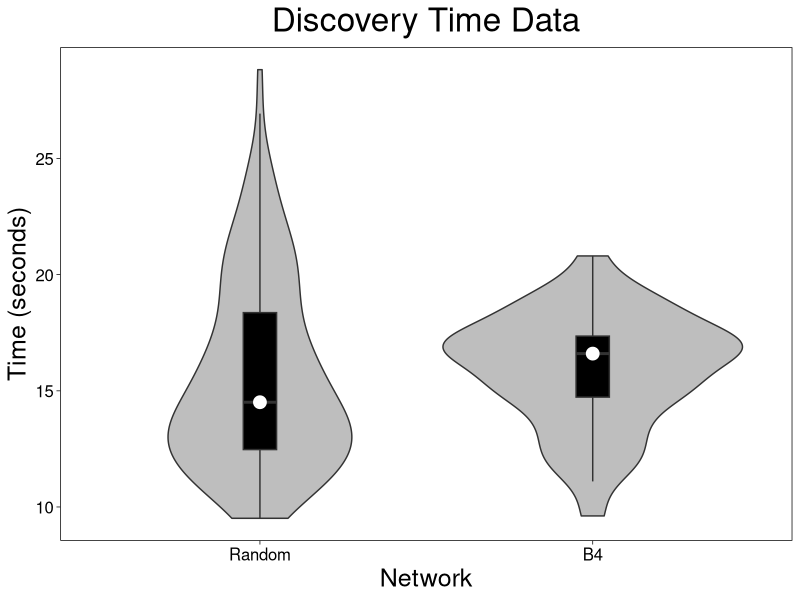
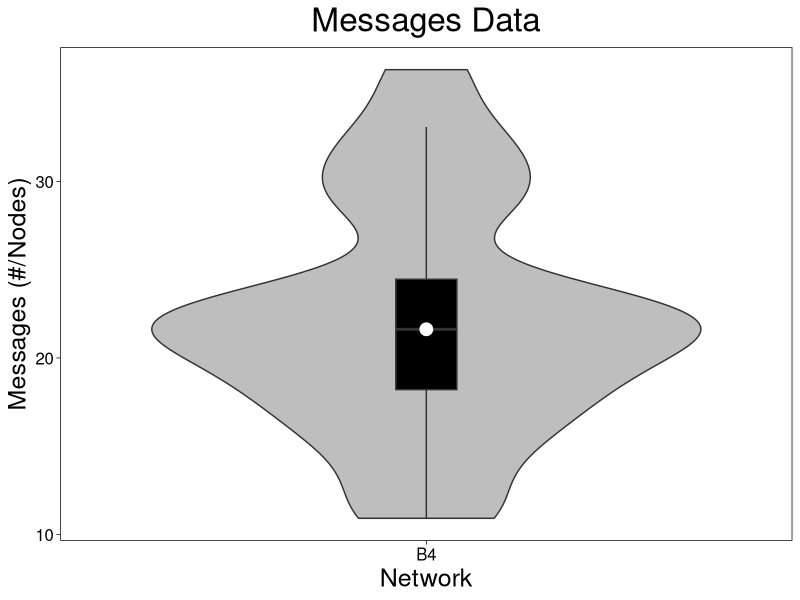

Generate these figures, in order, with R:
## ---- chunk 1
library(knitr)     # This package is necessary for this type of document (.Rmd).
library(tidyverse) # This will load all of the packages we need (ggplot2, dplyr).
## ---- chunk 2
opts_chunk$set(echo = TRUE) # prints the code chunks by default. We turn this
                            # behaviour off by calling 'echo = FALSE' in the 
                            # header of the code chunk.
## ---- chunk 3
disc.dat1 <- read.delim("data/DiscoveryTime_Random.txt", # fileloc
                        header = FALSE, # no header
                        col.names = "Seconds") # label the column

disc.dat1$Network = factor("Random") # Add a column called 'Network' with the network name

disc.dat1$Seconds = disc.dat1$Seconds/1000 # convert to seconds

disc.dat2 <- read.delim("data/DiscoveryTime_B4.txt", # fileloc
                        header = FALSE, # no header
                        col.names = "Seconds") # label the column

disc.dat2$Network = factor("B4") # Add a column called 'Network' with the network name

disc.dat2$Seconds = disc.dat2$Seconds/1000 # convert to seconds

## ---- chunk 4
discdata = rbind(disc.dat1, # Binds the data together by row (hence 'r'bind).
             disc.dat2) # add each dataset here.
## ---- chunk 5
discmed.data = discdata %>%           # Creates new object as a copy
  group_by(Network) %>%               # Groups by the network
  summarise(Median = median(Seconds)) # Returns the median value for each.
## ---- chunk 6
mess.dat1 <- read.delim("data/MessagesSent_B4.txt", # fileloc
                        header = FALSE, # no header
                        col.names = "Messages") # label the column

mess.dat1$Network = factor("B4") # Add a column called 'Network' with the network name
mess.dat1$Messages = mess.dat1$Messages/12 # divides B4 message numbers by 12.
## ---- chunk 7
# Comment out the below line and uncomment the last lines to add extra data).
messdata = mess.dat1

#messdata = rbind(mess.dat1, # Binds the data together by row (hence 'r'bind).
#                 mess.dat2) # add each dataset here.
## ---- chunk 8
messmed.data = messdata %>%            # Creates new object as a copy
  group_by(Network) %>%                # Groups by the network
  summarise(Median = median(Messages)) # Returns the median value for each.
## ---- chunk 9
# Create the ggplot object called 'p1'

p1 <-  ggplot(data = discdata,         # our combined data
             aes(x = Network,     # networks on the x axis
                 y = Seconds,     # Seconds on the y axis
                 group = Network) # plots each network individually
             ) +
  
      # Call each plot
      geom_violin(position = "dodge",   # Ignore
                  fill = "grey") +      # colour of violin
      geom_boxplot(width= 0.1,          # Width of the boxplot
                   outlier.colour = NA, # Outliers not plotted
                   position = "dodge",  # Ignore
                   fill = "black") +    # colour of box
      
      # plot the Median points
      geom_point(data = discmed.data,  # the median data
                 aes(x = Network,  # Networks on the x axis (same as above).
                     y = Median),  # the Median value on the y axis.
                 colour = "white", # colour of the dot
                 size = 4) +       # size of the dot
      
      # formatting options
      
      theme_linedraw() + # a basic ggplot theme
      
      labs(y = "Time (seconds)",              # y axis label
           x = "Network",                     # x axis label
           title = "Discovery Time Data") +  # Main title
      
      theme(axis.text = element_text(size=12),      # x / y axis label sizes
            axis.title = element_text(size = 18),   # x / y axis title sizes
            plot.title = element_text(size = 24,    # Main title size
                                      hjust = 0.5), # Centre main title
            panel.grid = element_blank())           # Removes all gridlines
## ---- chunk 10
p1
## ---- chunk 11
# Create the ggplot object called 'p2'

p2 <-  ggplot(data = messdata,         # our combined data
             aes(x = Network,     # networks on the x axis
                 y = Messages,     # Seconds on the y axis
                 group = Network) # plots each network individually
             ) +
  
      # Call each plot
      geom_violin(position = "dodge",   # Ignore
                  fill = "grey") +      # colour of violin
      geom_boxplot(width= 0.1,          # Width of the boxplot
                   outlier.colour = NA, # Outliers not plotted
                   position = "dodge",  # Ignore
                   fill = "black") +    # colour of box
      
      # plot the Median points
      geom_point(data = messmed.data,  # the median data
                 aes(x = Network,  # Networks on the x axis (same as above).
                     y = Median),  # the Median value on the y axis.
                 colour = "white", # colour of the dot
                 size = 4) +       # size of the dot
      
      # formatting options
      
      theme_linedraw() + # a basic ggplot theme
      
      labs(y = "Messages (#/Nodes)",              # y axis label
           x = "Network",                     # x axis label
           title = "Messages Data") +  # Main title
      
      theme(axis.text = element_text(size=12),      # x / y axis label sizes
            axis.title = element_text(size = 18),   # x / y axis title sizes
            plot.title = element_text(size = 24,    # Main title size
                                      hjust = 0.5), # Centre main title
            panel.grid = element_blank())           # Removes all gridlines
## ---- chunk 12
p2
